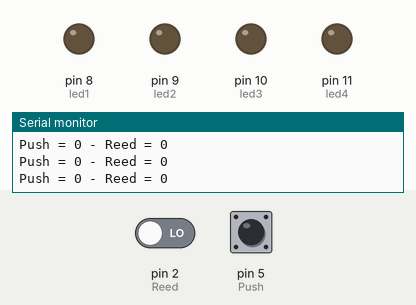
Recording of a sketch running on a simulated Arduino Uno, built with avr-gcc and run on an emulated ATmega328P. On the bench: output pins drawn as LEDs (lit = HIGH), the last lines printed to the serial monitor. The inputs (shaded band) are chosen by the test bench; at power-on: pin 2 (Reed) LOW, pin 5 (Push) LOW.

Above: at 1.2 s.
1.3 s: pin 2 (Reed) driven HIGH and pin 5 (Push) driven HIGH
At 1.9 s:
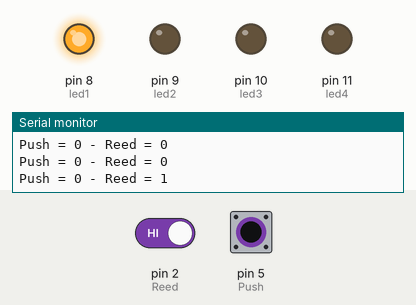
2.8 s: pin 5 (Push) driven LOW
5.8 s: pin 5 (Push) driven HIGH
At 6.7 s:
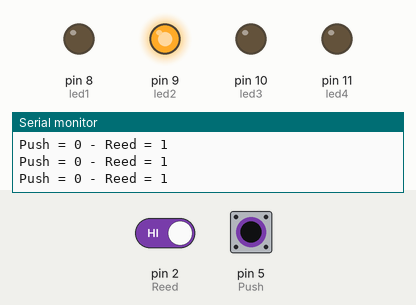
7.3 s: pin 5 (Push) pulsed LOW 5 times (0.12 s each, 0.3 s apart)
At 7.57 s:
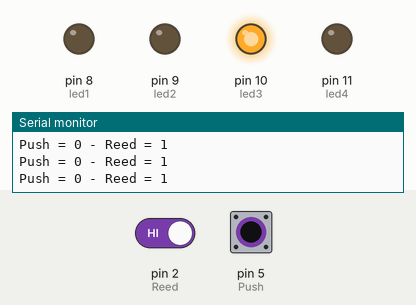
Timing chart, 0 to 10.3 s (numbered marks = the images above; inputs shaded):
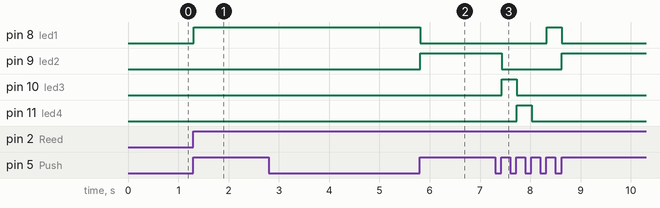

Measured:
- after the input at 1.3 s, pin 8 (led1): LOW → HIGH at once
- after the input at 5.8 s, pin 8 (led1): HIGH → LOW at once; pin 9 (led2): LOW → HIGH at once
- after the input at 7.3 s, pin 8 (led1): LOW → HIGH after 1.0 s, → LOW 0.30 s later; pin 9 (led2): HIGH → LOW after 0.13 s, → HIGH 1.2 s later; pin 10 (led3): LOW → HIGH after 0.13 s, → LOW 0.30 s later; pin 11 (led4): LOW → HIGH after 0.43 s, → LOW 0.30 s later

The sketch:

ReedLedsPush.ino
```cpp
int Reed = 2;
int Push = 5;
int led1 = 8;
int led2 = 9;
int led3 = 10;
int led4 = 11;
int key;

void setup() {
  pinMode(Reed,INPUT);
  pinMode(Push,INPUT);
  pinMode(led1,OUTPUT);
  pinMode(led2,OUTPUT);
  pinMode(led3,OUTPUT);
  pinMode(led4,OUTPUT);
  Serial.begin(9600);
}

void loop() {
  if (digitalRead(Reed) == HIGH){
    if(digitalRead(Push) == HIGH)
    {
      key++;
      if(key>4){
        key=0;
      }
      switch(key){
        case 0:
    digitalWrite(led1,LOW);
    digitalWrite(led2,LOW);
    digitalWrite(led3,LOW);
    digitalWrite(led4,LOW);
        break;
        case 1:
    digitalWrite(led1,HIGH);
    digitalWrite(led2,LOW);
    digitalWrite(led3,LOW);
    digitalWrite(led4,LOW);
        break;
        case 2:
    digitalWrite(led1,LOW);
    digitalWrite(led2,HIGH);
    digitalWrite(led3,LOW);
    digitalWrite(led4,LOW);
        break;
        case 3:
    digitalWrite(led1,LOW);
    digitalWrite(led2,LOW);
    digitalWrite(led3,HIGH);
    digitalWrite(led4,LOW);
        break;
        case 4:
    digitalWrite(led1,LOW);
    digitalWrite(led2,LOW);
    digitalWrite(led3,LOW);
    digitalWrite(led4,HIGH);
        break;
      }
      while(digitalRead(Push)==HIGH){}
    }
  }else{
    digitalWrite(led1,LOW);
    digitalWrite(led2,LOW);
    digitalWrite(led3,LOW);
    digitalWrite(led4,LOW);
  }
  Serial.print("Push = ");
  Serial.print(digitalRead(Push));
  Serial.print(" - ");
  Serial.print("Reed = ");
  Serial.println(digitalRead(Reed));
}
```
